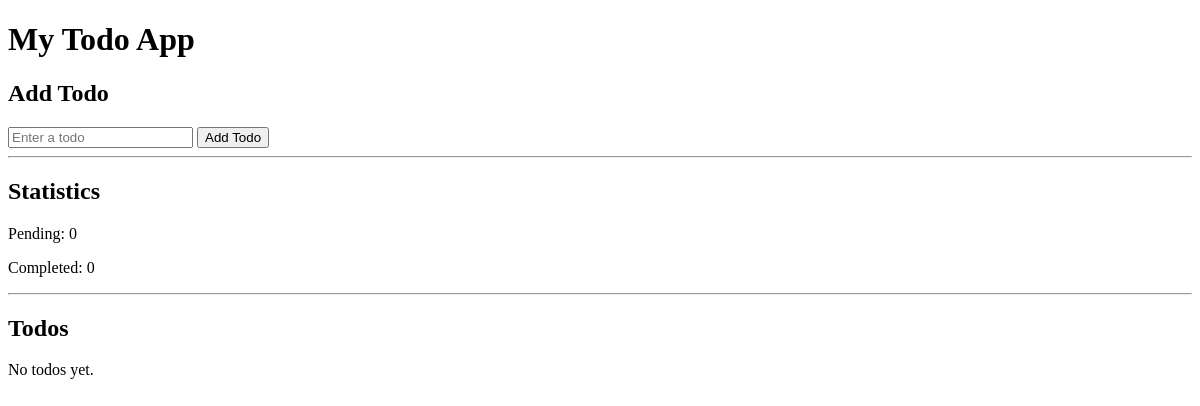
/todos/, run on an earlier commit of the app's database.
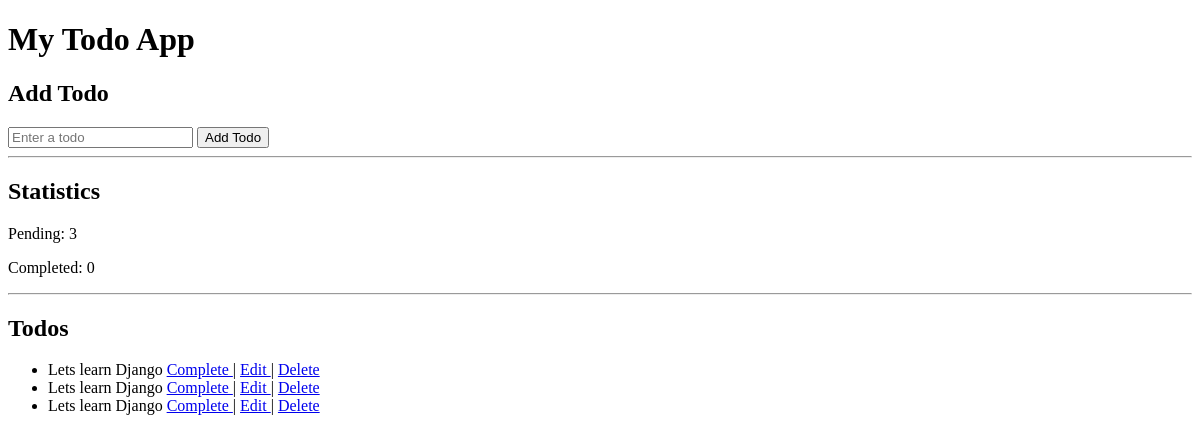
And on a later commit of the database.
### todos/models.py (models this page shows, shortened)
class Todo(models.Model):
    text = models.CharField(max_length = 200)
    completed =  models.BooleanField(default = False)
    completed_at = models.DateTimeField(null = True ,blank = True)

### todos/views.py (the view)
# urls.py: path("", views.todo_list, name="todo_list"),
def todo_list(request):
    todos = Todo.objects.all().order_by("-id")
    pending_count = Todo.objects.filter(completed=False).count()
    completed_count = Todo.objects.filter(completed=True).count()
    context = {
        "todos": todos,
        "pending_count": pending_count,
        "completed_count": completed_count,
    }
    return render(request, "todos/todo_list.html", context)

### todos/templates/todos/todo_list.html (shortened to what this page needs)
<!DOCTYPE html>
<html>
<head>
</head>
<body>
    <h1>My Todo App</h1>
    <h2>Add Todo</h2>
    <form method="POST" action="{% url 'add_todo' %}">
        <input
            type="text"
            name="text"
            placeholder="Enter a todo"
            maxlength="200"
            required
        >
        <button type="submit">Add Todo</button>
    </form>
    <hr>
    <h2>Statistics</h2>
    <p>Pending: {{ pending_count }}</p>
    <p>Completed: {{ completed_count }}</p>
    <hr>
    <h2>Todos</h2>
    {% if todos %}
        <ul>
            {% for todo in todos %}
                <li>
                    {% if todo.completed %}
                        <del>{{ todo.text }}</del>
                        <p>
                            Completed at:
                            {{ todo.completed_at }}
                        </p>
                        <a href="{% url 'incomplete_todo' todo.id %}">
                            Mark Incomplete
                        </a>
                    {% else %}
                        {{ todo.text }}
                        <a href="{% url 'complete_todo' todo.id %}">
                            Complete
                        </a>
                    {% endif %}
                    |
                    <a href="{% url 'edit_todo' todo.id %}">
                        Edit
                    </a>
                    |
                    <a href="{% url 'delete_todo' todo.id %}">
                        Delete
                    </a>
                </li>
            {% endfor %}
        </ul>
    {% else %}
        <p>No todos yet.</p>
    {% endif %}
</body>
</html>

What changed in the data, as far as the page shows it:
added Todo: text "Lets learn Django"
added Todo: text "Lets learn Django"
added Todo: text "Lets learn Django"
Also different on the page:
{{ pending_count }}: "0" → "3"
text no longer shown: "No todos yet."
